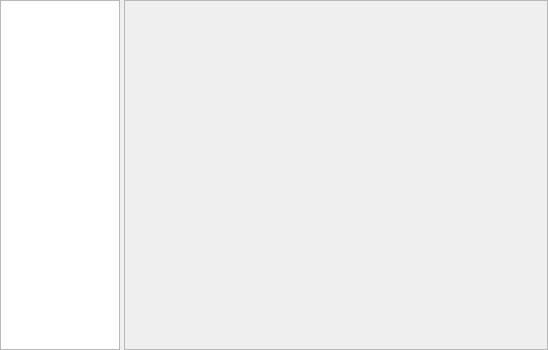
<?xml version="1.0" encoding="UTF-8"?>
<ui version="4.0">
 <class>BraggSQModuleWidget</class>
 <widget class="QWidget" name="BraggSQModuleWidget">
  <property name="geometry">
   <rect>
    <x>0</x>
    <y>0</y>
    <width>548</width>
    <height>350</height>
   </rect>
  </property>
  <property name="sizePolicy">
   <sizepolicy hsizetype="Expanding" vsizetype="Expanding">
    <horstretch>0</horstretch>
    <verstretch>0</verstretch>
   </sizepolicy>
  </property>
  <property name="font">
   <font>
    <pointsize>8</pointsize>
   </font>
  </property>
  <property name="windowTitle">
   <string>Bragg Controls</string>
  </property>
  <layout class="QHBoxLayout" name="horizontalLayout_3">
   <property name="spacing">
    <number>4</number>
   </property>
   <property name="leftMargin">
    <number>0</number>
   </property>
   <property name="topMargin">
    <number>0</number>
   </property>
   <property name="rightMargin">
    <number>0</number>
   </property>
   <property name="bottomMargin">
    <number>0</number>
   </property>
   <item>
    <widget class="QWidget" name="ControlsWidget" native="true">
     <property name="sizePolicy">
      <sizepolicy hsizetype="Minimum" vsizetype="Expanding">
       <horstretch>1</horstretch>
       <verstretch>0</verstretch>
      </sizepolicy>
     </property>
     <property name="maximumSize">
      <size>
       <width>120</width>
       <height>16777215</height>
      </size>
     </property>
     <property name="baseSize">
      <size>
       <width>0</width>
       <height>0</height>
      </size>
     </property>
     <layout class="QHBoxLayout" name="horizontalLayout_2">
      <property name="spacing">
       <number>4</number>
      </property>
      <property name="leftMargin">
       <number>0</number>
      </property>
      <property name="topMargin">
       <number>0</number>
      </property>
      <property name="rightMargin">
       <number>0</number>
      </property>
      <property name="bottomMargin">
       <number>0</number>
      </property>
      <item>
       <widget class="MimeTreeWidget" name="SourcesTree">
        <property name="sizePolicy">
         <sizepolicy hsizetype="Expanding" vsizetype="Expanding">
          <horstretch>0</horstretch>
          <verstretch>0</verstretch>
         </sizepolicy>
        </property>
        <attribute name="headerVisible">
         <bool>false</bool>
        </attribute>
        <column>
         <property name="text">
          <string notr="true">1</string>
         </property>
        </column>
       </widget>
      </item>
     </layout>
    </widget>
   </item>
   <item>
    <widget class="QWidget" name="MainWidget" native="true">
     <property name="sizePolicy">
      <sizepolicy hsizetype="Expanding" vsizetype="Expanding">
       <horstretch>99</horstretch>
       <verstretch>99</verstretch>
      </sizepolicy>
     </property>
     <layout class="QHBoxLayout" name="horizontalLayout">
      <property name="spacing">
       <number>4</number>
      </property>
      <property name="leftMargin">
       <number>0</number>
      </property>
      <property name="topMargin">
       <number>0</number>
      </property>
      <property name="rightMargin">
       <number>0</number>
      </property>
      <property name="bottomMargin">
       <number>0</number>
      </property>
      <item>
       <widget class="QFrame" name="PlotWidgetFrame">
        <property name="sizePolicy">
         <sizepolicy hsizetype="Expanding" vsizetype="Expanding">
          <horstretch>0</horstretch>
          <verstretch>0</verstretch>
         </sizepolicy>
        </property>
        <property name="acceptDrops">
         <bool>true</bool>
        </property>
        <property name="frameShape">
         <enum>QFrame::StyledPanel</enum>
        </property>
        <property name="frameShadow">
         <enum>QFrame::Sunken</enum>
        </property>
        <layout class="QHBoxLayout" name="horizontalLayout_4">
         <property name="spacing">
          <number>0</number>
         </property>
         <property name="leftMargin">
          <number>0</number>
         </property>
         <property name="topMargin">
          <number>0</number>
         </property>
         <property name="rightMargin">
          <number>0</number>
         </property>
         <property name="bottomMargin">
          <number>0</number>
         </property>
         <item>
          <widget class="DataWidget" name="PlotWidget" native="true"/>
         </item>
        </layout>
       </widget>
      </item>
     </layout>
    </widget>
   </item>
  </layout>
  <zorder>MainWidget</zorder>
  <zorder>ControlsWidget</zorder>
 </widget>
 <customwidgets>
  <customwidget>
   <class>MimeTreeWidget</class>
   <extends>QTreeWidget</extends>
   <header>gui/widgets/mimetreewidget.hui</header>
  </customwidget>
  <customwidget>
   <class>DataWidget</class>
   <extends>QWidget</extends>
   <header>gui/viewer/datawidget.h</header>
   <container>1</container>
  </customwidget>
 </customwidgets>
 <resources>
  <include location="../../../gui/icons.qrc"/>
 </resources>
 <connections/>
</ui>
